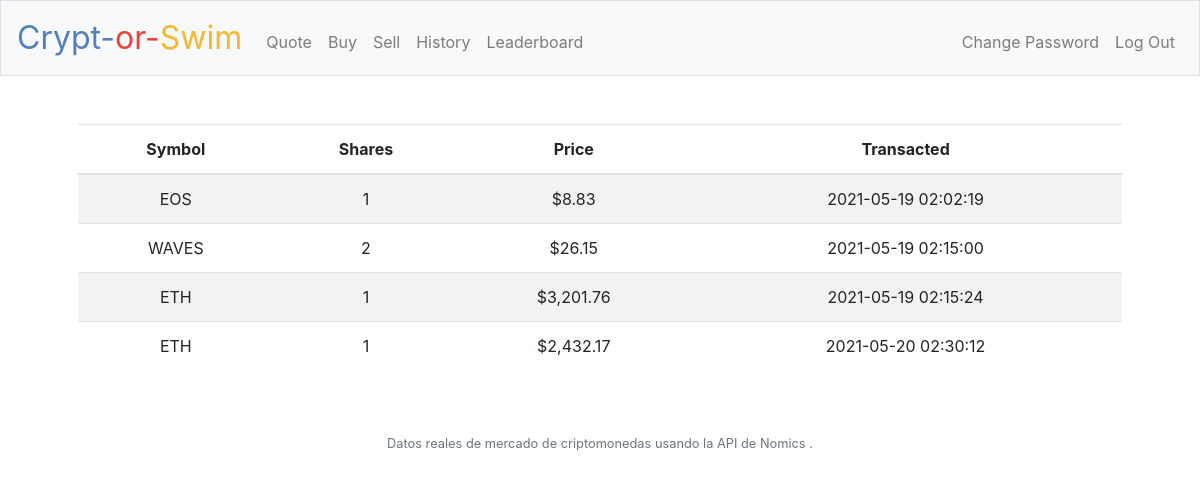
Screenshot of /history (signed in) with the database file from the repository.
### tables this page shows
CREATE TABLE history(
symbol TEXT,
transaction_type TEXT,
quantity INTEGER,
datetime TEXT,
price INTEGER,
user_id TEXT,
FOREIGN KEY (user_id) REFERENCES users(id));

### application.py (the view)
@app.route("/history")
@login_required
def history():
    history = db.execute("select * from history where user_id=?", session["user_id"])
    return render_template("history.html", history=history)

### application.py (called while the page is built)
@app.after_request
def after_request(response):
    response.headers["Cache-Control"] = "no-cache, no-store, must-revalidate"
    response.headers["Expires"] = 0
    response.headers["Pragma"] = "no-cache"
    return response

### helpers.py (called while the page is built)
def login_required(f):
    @wraps(f)
    def decorated_function(*args, **kwargs):
        if session.get("user_id") is None:
            return redirect("/login")
        return f(*args, **kwargs)
    return decorated_function

def usd(value):
    return f"${value:,.2f}"

### templates/history.html (shortened to what this page needs)
{% extends "layout.html" %}
{% block main %}
    <div class="section">
                <table class="table table-striped">
                    <thead>
                        <tr>
                            <th>Symbol</th>
                            <th>Shares</th>
                            <th>Price</th>
                            <th>Transacted</th>
                        </tr>
                    </thead>
                    <tbody>
                        {% for i in history %}
                            <tr>
                                <td>{{ i.symbol }}</td>
                                <td>{{ i.quantity }}</td>
                                <td>{{ i.price | usd}}</td>
                                <td>{{ i.datetime}}</td>
                            </tr>
                        {% endfor %}
                    </tbody>
                </table>
            </div>
{% endblock %}

### rows the page displays
history: symbol "EOS", quantity "1", price "$8.83", datetime "2021-05-19 02:02:19"
history: symbol "WAVES", quantity "2", price "$26.15", datetime "2021-05-19 02:15:00"
history: symbol "ETH", quantity "1", price "$3,201.76", datetime "2021-05-19 02:15:24"
history: symbol "ETH", quantity "1", price "$2,432.17", datetime "2021-05-20 02:30:12"
